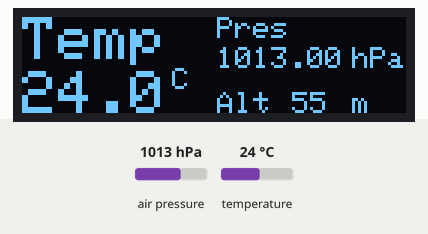
The sketch below on a simulated ESP32. Parts: 128×32 one-colour display. The inputs (shaded band) are chosen by the test bench; at power-on: air pressure 1013 hPa, temperature 24 °C. WiFi joins after 1.5 s; servers stay silent unless stated; random numbers use the default seed unless the sketch sets one; no MQTT or app messages arrive unless stated; what the sketch prints to the serial monitor is not drawn. At 4.1 s the program puts the board to deep sleep or switches it off; the recording ends there.

Above: at 3.6 s.

The sketch:

ESP32SensorOLEDWifiMQTT.ino
```cpp
/**
 * ESP32 BMP280 Sensor, 0.96 OLED LCD
 *
 * Timer wake from deep sleep, read sensor, transmit data over wifi to MQTT server
 *
 * Wifi dynamic parameters: IP, Subnet Mask, Gateway, DNS are cached during sleep & restored on wake
 *
 */

#include <Adafruit_BMP280.h>
#include <Adafruit_GFX.h>
#include <Adafruit_SSD1306.h>
#include <WiFi.h>
#include <PubSubClient.h>


/*

Example Serial Output:
rst:0x5 (DEEPSLEEP_RESET),boot:0x13 (SPI_FAST_FLASH_BOOT)
configsip: 0, SPIWP:0xee
clk_drv:0x00,q_drv:0x00,d_drv:0x00,cs0_drv:0x00,hd_drv:0x00,wp_drv:0x00
mode:DIO, clock div:1
load:0x3fff0018,len:4
load:0x3fff001c,len:1216
ho 0 tail 12 room 4
load:0x40078000,len:9720
ho 0 tail 12 room 4
load:0x40080400,len:6352
entry 0x400806b8
Wakeup caused by timer
Mode 0, Init 33 ms, Wifi 284 ms, Mqtt 284 ms, seq=100, SSID TALKTALK1F2294, IDF v3.2.3-14-gd3e562907
BMP280, OLED init
Temperature = 23.37 *C
Pressure = 1009.41 hPa
Approx altitude = 85.12 m
Attempting MQTT connection...connected
Publish message: 23.37,1009.41,85.12
Sleep at 2953 ms, wake every 15 secs

-- I2C address:
I2C device found at address 0x3C
I2C device found at address 0x76
*/

#define SCREEN_WIDTH 128 // OLED display width, in pixels
#define SCREEN_HEIGHT 32 // OLED display height, in pixels
#define OLED_RESET    -1 // Reset pin # (or -1 if sharing Arduino reset pin)

Adafruit_SSD1306 display(SCREEN_WIDTH, SCREEN_HEIGHT, &Wire, OLED_RESET); //Declaring the display name (display)

Adafruit_BMP280 bmp;


const char* ssid = "__SSID__";
const char* pass = "__PASS__";

const char* mqtt_server = "192.168.1.127";
const char* mqtt_channel_pub = "esp32.out";
const char* mqtt_channel_sub = "esp32.in";


WiFiClient espClient;
PubSubClient client(espClient);

unsigned long lastMsg = 0;
#define MSG_BUFFER_SIZE (128)
char msg[MSG_BUFFER_SIZE];
int value = 0;


#define uS_TO_S_FACTOR 1000000ULL  /* Conversion factor for micro seconds to seconds */
#define TIME_TO_SLEEP  15         /* Sleep Time (in seconds) */


static RTC_DATA_ATTR struct {
    byte mac [ 6 ];
    byte mode;
    byte chl;
    uint32_t ip;
    uint32_t gw;
    uint32_t msk;
    uint32_t dns;
    uint32_t seq;
    uint32_t chk;
} cfgbuf;

uint32_t startMs, wifiConnMs, MqttConnMs;

bool checkCfg() {
    uint32_t x = 0;
    uint32_t *p = (uint32_t *)cfgbuf.mac;
    for (uint32_t i = 0; i < sizeof(cfgbuf)/4; i++) x += p[i];
    //printf("RTC read: chk=%x x=%x ip=%08x mode=%d %s\n", cfgbuf.chk, x, cfgbuf.ip, cfgbuf.mode,
    //        x==0?"OK":"FAIL");
    if (x == 0 && cfgbuf.ip != 0) return true;
    printf("NVRAM cfg init\n");
    // bad checksum, init data
    for (uint32_t i = 0; i < 6; i++) cfgbuf.mac[i] = 0xff;
    cfgbuf.mode = 0; // chk err, reconfig
    cfgbuf.chl = 0;
    cfgbuf.ip = IPAddress(0, 0, 0, 0);
    cfgbuf.gw = IPAddress(0, 0, 0, 0);
    cfgbuf.msk = IPAddress(255, 255, 255, 0);
    cfgbuf.dns = IPAddress(0, 0, 0, 0);
    cfgbuf.seq = 100;
    return false;
}

void writecfg(void) {
    // save new info
    uint8_t *bssid = WiFi.BSSID();
    for (int i=0; i<sizeof(cfgbuf.mac); i++) cfgbuf.mac[i] = bssid[i];
    cfgbuf.chl = WiFi.channel();
    cfgbuf.ip = WiFi.localIP();
    cfgbuf.gw = WiFi.gatewayIP();
    cfgbuf.msk = WiFi.subnetMask();
    cfgbuf.dns = WiFi.dnsIP();
    // recalculate checksum
    uint32_t x = 0;
    uint32_t *p = (uint32_t *)cfgbuf.mac;
    for (uint32_t i = 0; i < sizeof(cfgbuf)/4-1; i++) x += p[i];
    cfgbuf.chk = -x;
    //printf("RTC write: chk=%x x=%x ip=%08x mode=%d\n", cfgbuf.chk, x, cfgbuf.ip, cfgbuf.mode);
}


void setup_wifi() {


    // Read config from NVRAM
#ifdef FORCE_MODE
    if (checkCfg()) cfgbuf.mode = FORCE_MODE; // can only force if we got saved info
#else
    checkCfg();
#endif

    // Make sure Wifi settings in flash are off so it doesn't start automagically at next boot
    if (WiFi.getMode() != WIFI_OFF) {
        printf("Wifi wasn't off!\n");
        WiFi.persistent(true);
        WiFi.mode(WIFI_OFF);
    }

    // Init Wifi in STA mode and connect
    WiFi.persistent(false);
    WiFi.mode(WIFI_STA);
    int m = cfgbuf.mode;
    bool ok;
    switch (cfgbuf.mode) {
    case 0:
        ok = WiFi.begin(ssid, pass);
        break;
    case 1:
        ok = WiFi.begin(ssid, pass, cfgbuf.chl, cfgbuf.mac);
        break;
    case 2:
        ok = WiFi.config(cfgbuf.ip, cfgbuf.gw, cfgbuf.msk, cfgbuf.dns);
        if (!ok) printf("*** Wifi.config failed, mode=%d\n", m);
        ok = WiFi.begin(ssid, pass);
        break;
    default:
        ok = WiFi.config(cfgbuf.ip, cfgbuf.gw, cfgbuf.msk, cfgbuf.dns);
        if (!ok) printf("*** Wifi.config failed, mode=%d\n", m);
        ok = WiFi.begin(ssid, pass, cfgbuf.chl, cfgbuf.mac);
        //printf("BSSID: %x:%x:%x:%x:%x:%x\n", cfgbuf.mac[0], cfgbuf.mac[1], cfgbuf.mac[2],
        //    cfgbuf.mac[3], cfgbuf.mac[4], cfgbuf.mac[5]);
        cfgbuf.mode = -1;
        break;
    }
    if (!ok) {
        printf("*** Wifi.begin failed, mode=%d\n", m);
        deep_sleep();
    }
    while (WiFi.status() != WL_CONNECTED) delay(1);

}

void callback(char* topic, byte* payload, unsigned int length) {
  Serial.print("Message arrived [");
  Serial.print(topic);
  Serial.print("] ");
  for (int i = 0; i < length; i++) {
    Serial.print((char)payload[i]);
  }
  Serial.println();

  // Switch on the LED if an 1 was received as first character
  if ((char)payload[0] == '1') {
  } else {
  }

}

void reconnect() {
  // Loop until we're reconnected
  while (!client.connected()) {
    Serial.print("Attempting MQTT connection...");
    // Create a random client ID
    String clientId = "ESP8266Client-";
    clientId += String(random(0xffff), HEX);
    // Attempt to connect
    if (client.connect(clientId.c_str())) {
      Serial.println("connected");
      // Once connected, publish an announcement...
      client.publish(mqtt_channel_pub, "hello ESP32");
      // ... and resubscribe
      client.subscribe(mqtt_channel_sub);
    } else {
      Serial.print("failed, rc=");
      Serial.print(client.state());
      Serial.println(" try again in 5 seconds");
      // Wait 5 seconds before retrying
      delay(5000);
    }
  }
}

void print_wakeup_reason(){
  esp_sleep_wakeup_cause_t wakeup_reason;

  wakeup_reason = esp_sleep_get_wakeup_cause();

  switch(wakeup_reason)
  {
    case ESP_SLEEP_WAKEUP_EXT0 : Serial.println("Wakeup caused by external signal using RTC_IO"); break;
    case ESP_SLEEP_WAKEUP_EXT1 : Serial.println("Wakeup caused by external signal using RTC_CNTL"); break;
    case ESP_SLEEP_WAKEUP_TIMER : Serial.println("Wakeup caused by timer"); break;
    case ESP_SLEEP_WAKEUP_TOUCHPAD : Serial.println("Wakeup caused by touchpad"); break;
    case ESP_SLEEP_WAKEUP_ULP : Serial.println("Wakeup caused by ULP program"); break;
    default : Serial.printf("Wakeup was not caused by deep sleep: %d\n",wakeup_reason); break;
  }
}


void deep_sleep() {

  Serial.println("Sleep at " + String(millis()) + " ms, wake every " + String(TIME_TO_SLEEP) + " secs");

  esp_sleep_enable_timer_wakeup(TIME_TO_SLEEP * uS_TO_S_FACTOR);

  //esp_deep_sleep_pd_config(ESP_PD_DOMAIN_RTC_PERIPH, ESP_PD_OPTION_OFF);
  //Serial.println("Configured all RTC Peripherals to be powered down in sleep");

  Serial.flush();
  esp_deep_sleep_start();
}


void setup() {

  uint32_t startMs = millis();

  Serial.begin(115200);

  print_wakeup_reason();

  setup_wifi();
  uint32_t wifiConnMs = millis();

  client.setServer(mqtt_server, 1883);
  client.setCallback(callback);
  uint32_t mqttConnMs = millis();

  printf("Mode %d, Init %d ms, Wifi %d ms, Mqtt %d ms, seq=%d, SSID %s, IDF %s\n",
          cfgbuf.mode, startMs, wifiConnMs, mqttConnMs, cfgbuf.seq,ssid, esp_get_idf_version());

  cfgbuf.mode++;
  writecfg();


  Serial.println(F("BMP280, OLED init"));

  if (!bmp.begin()) {
    Serial.println(F("Could not find a valid BMP280 sensor, check wiring!"));
    while (1);
  }

  /* Default settings from datasheet. */
  bmp.setSampling(Adafruit_BMP280::MODE_NORMAL,     /* Operating Mode. */
                  Adafruit_BMP280::SAMPLING_X2,     /* Temp. oversampling */
                  Adafruit_BMP280::SAMPLING_X16,    /* Pressure oversampling */
                  Adafruit_BMP280::FILTER_X16,      /* Filtering. */
                  Adafruit_BMP280::STANDBY_MS_500); /* Standby time. */

  display.begin(SSD1306_SWITCHCAPVCC, 0x3C); //Start the OLED display
  display.clearDisplay();
  display.display();
  delay(2000);

}

void loop() {

  Serial.print(F("Temperature = "));
  Serial.print(bmp.readTemperature());
  Serial.println(" *C");

  Serial.print(F("Pressure = "));
  Serial.print(bmp.readPressure()/100); //displaying the Pressure in hPa, you can change the unit
  Serial.println(" hPa");

  Serial.print(F("Approx altitude = "));
  Serial.print(bmp.readAltitude(1019.66)); //The "1019.66" is the pressure(hPa) at sea level in day in your region
  Serial.println(" m");                    //If you don't know it, modify it until you get your current altitude

  display.clearDisplay();
  float T = bmp.readTemperature();           //Read temperature in C
  float P = bmp.readPressure()/100;         //Read Pressure in Pa and conversion to hPa
  float A = bmp.readAltitude(1019.66);      //Calculating the Altitude, the "1019.66" is the pressure in (hPa) at sea level at day in your region
                                            //If you don't know it just modify it until you get the altitude of your place

  display.setCursor(0,0);
  display.setTextColor(WHITE);
  display.setTextSize(2);
  display.print("Temp");

  display.setCursor(0,18);
  display.print(T,1);
  display.setCursor(50,17);
  display.setTextSize(1);
  display.print("C");

  display.setTextSize(1);
  display.setCursor(65,0);
  display.print("Pres");
  display.setCursor(65,10);
  display.print(P);
  display.setCursor(110,10);
  display.print("hPa");

  display.setCursor(65,25);
  display.print("Alt");
  display.setCursor(90,25);
  display.print(A,0);
  display.setCursor(110,25);
  display.print("m");

  display.display();

  if (!client.connected()) {
    reconnect();
  }
  client.loop();

  delay(500);

  snprintf(msg, MSG_BUFFER_SIZE, "%.2f,%.2f,%.2f", T, P, A);

  Serial.print("Publish message: ");
  Serial.println(msg);
  client.publish(mqtt_channel_pub, msg);

  deep_sleep();
}
```
